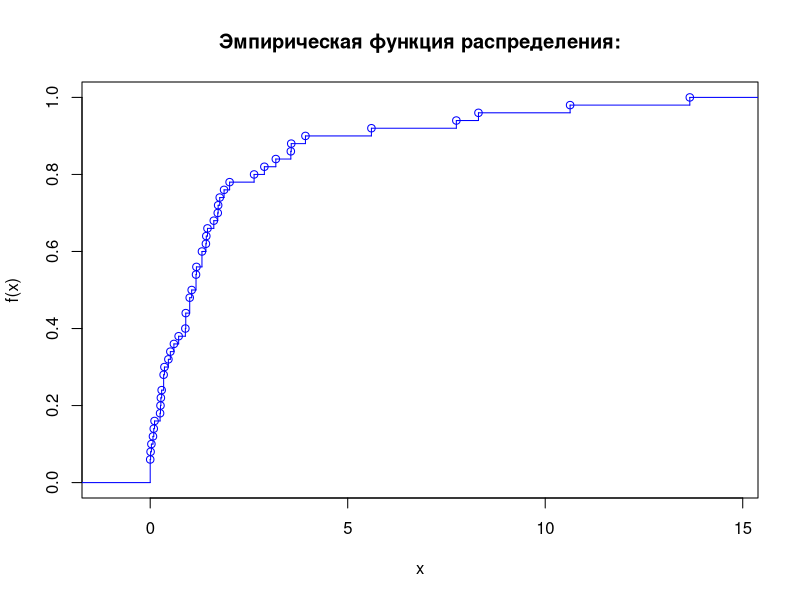

This figure's R source: (Note: this script raises an error after producing the figure.)
library(maxLik)
# шаг, заданный в условии
m_h <- 1.10

# число элементов в выборке
m_n <- 50

# левая граница промежутка попадания
m_c <- 1.43

# правая граница промежутка попадания
m_d <- 3.13

m_alpha2 <- 0.05
m_lambda0 <- 0.36
m_lambda1 <- 0.21

# функция для нахождения эмпирической функции
empirical.function <- function(x, t)
{
  z <- x[x < t]
  length(z) / length(x)
}

# ------------------------------ begin ----------------------------------------
print("Part2")

# моя выборка из задания
m_selection <- scan("input_part2.txt")
print("Исходные данные:")
print(m_selection)
print("-------------------------------------------------------")

# ----- a -----

# вариационный ряд
selection.sorted <- sort(m_selection)
print("Вариационный ряд:")
print(selection.sorted)
print("-------------------------------------------------------")

# содержит в себе уникальные аргументы выборки
selection.unique.x <- unique(selection.sorted)

# значения эмпирической функции распределения в каждом уникальном аргументе выборки
selection.unique.y <- 0

for(i in 1:length(selection.unique.x))
{
  selection.unique.y[i] <- empirical.function(m_selection, selection.unique.x[i])
  selection.unique.y[length(selection.unique.x) + 1] <- 1
}

# построение ступенчатого вида эмпирической функции распределения
selection.empirical.function <- stepfun(selection.unique.x, selection.unique.y)
plot(selection.empirical.function, col="blue", verticals = TRUE, main = "Эмпирическая функция распределения:")

# верхняя граница (целые числа, не меньшие соответсвующих чисел в переданом векторе, в данном случае вектор состоит из 1 элемента)
# в качестве верхней границы берем верхнюю границу группы с максимальным в выборке значением
upper.bound <- ceiling(selection.unique.x[length(selection.unique.x)])
#upper.bound <- ceiling(selection.unique.y[m_h] - selection.unique.y[1]/m_h)

# вектор границ для гисограммы
# заполняем первый элемент вручную
k <- selection.sorted[1] - m_h/2
for(i in 2:(upper.bound + 2))
{
  k[i] <- k[i-1] + m_h
}

h <- hist(selection,
          col="lightblue",
          main = "Гистограмма частот",
          xlab = "Элементы выборки",
          ylab = "Частота встречи",
          breaks = k,
          right = TRUE)

# ----- b -----
print("Выборочное среднее (Математическое ожидание):")
selection.avg <- sum(m_selection) / length(m_selection)
print(selection.avg)
print("-------------------------------------------------------")

print("Выборочная Дисперсия:")
s2 <- (1/length(m_selection)*sum((m_selection - selection.avg)^2))
print(s2)
print("-------------------------------------------------------")

print("Выборочная медиана:")
median <- sort(m_selection)[trunc(length(m_selection)*1/2+1)]
print(median)
print("-------------------------------------------------------")

print("Выборочная ассиметрия:")
assymetry <- (1/length(m_selection)) * sum((m_selection - selection.avg)^3) / s2^(3/2)
print(assymetry)
print("-------------------------------------------------------")

print("Выборочный эксцесс:")
exc <- ((1/length(m_selection)) * sum((m_selection - selection.avg)^4) / s2^2) - 3
print(exc)
print("-------------------------------------------------------")

print("Вероятность попадания в промежуток [с; d]:")
print("c:")
print(m_c)
print("d:")
print(m_d)
p <- empirical.function(m_selection, m_c) - empirical.function(m_selection, m_d)
print("p:")
print(p)
print("-------------------------------------------------------")
